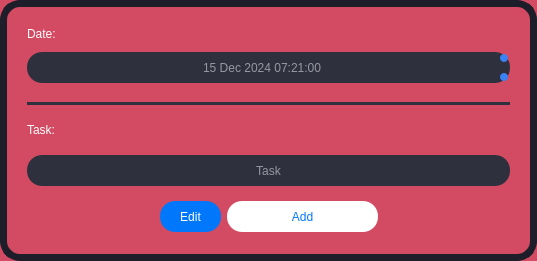
               <widget class="QFrame" name="frame_13">
                <property name="sizePolicy">
                 <sizepolicy hsizetype="Expanding" vsizetype="Expanding">
                  <horstretch>0</horstretch>
                  <verstretch>0</verstretch>
                 </sizepolicy>
                </property>
                <property name="minimumSize">
                 <size>
                  <width>391</width>
                  <height>261</height>
                 </size>
                </property>
                <property name="maximumSize">
                 <size>
                  <width>16777215</width>
                  <height>16777215</height>
                 </size>
                </property>
                <property name="styleSheet">
                 <string notr="true">background-color: #D24B62;
border-radius: 20px;
border: 7px solid  rgb(30, 29, 42);</string>
                </property>
                <property name="frameShape">
                 <enum>QFrame::StyledPanel</enum>
                </property>
                <property name="frameShadow">
                 <enum>QFrame::Raised</enum>
                </property>
                <layout class="QGridLayout" name="gridLayout_13">
                 <item row="0" column="0" rowspan="2" colspan="6">
                  <widget class="QFrame" name="frame_15">
                   <property name="minimumSize">
                    <size>
                     <width>341</width>
                     <height>171</height>
                    </size>
                   </property>
                   <property name="styleSheet">
                    <string notr="true">border: none;</string>
                   </property>
                   <property name="frameShape">
                    <enum>QFrame::StyledPanel</enum>
                   </property>
                   <property name="frameShadow">
                    <enum>QFrame::Raised</enum>
                   </property>
                   <layout class="QGridLayout" name="gridLayout_10">
                    <item row="0" column="0">
                     <widget class="QLabel" name="label_3">
                      <property name="sizePolicy">
                       <sizepolicy hsizetype="Fixed" vsizetype="Fixed">
                        <horstretch>0</horstretch>
                        <verstretch>0</verstretch>
                       </sizepolicy>
                      </property>
                      <property name="styleSheet">
                       <string notr="true">border: none;
font: 87 8pt &quot;Arial Black&quot;;
color: rgb(255, 255, 255);</string>
                      </property>
                      <property name="text">
                       <string>Date:</string>
                      </property>
                     </widget>
                    </item>
                    <item row="1" column="1">
                     <spacer name="verticalSpacer_23">
                      <property name="orientation">
                       <enum>Qt::Vertical</enum>
                      </property>
                      <property name="sizeType">
                       <enum>QSizePolicy::Fixed</enum>
                      </property>
                      <property name="sizeHint" stdset="0">
                       <size>
                        <width>20</width>
                        <height>5</height>
                       </size>
                      </property>
                     </spacer>
                    </item>
                    <item row="2" column="0" colspan="3">
                     <widget class="QDateTimeEdit" name="sched_datetimeedit">
                      <property name="minimumSize">
                       <size>
                        <width>31</width>
                        <height>31</height>
                       </size>
                      </property>
                      <property name="styleSheet">
                       <string notr="true">/* General QDateEdit styling */
QDateTimeEdit {
    background-color: rgb(46, 48, 62);
	color: rgb(151, 152, 159);
    border-radius: 15px; /* Rounded corners */
    padding: 5px 10px; /* Inner padding */
	font: 8pt &quot;Arial&quot;;
}

/* Arrow buttons for spin up/down */
QDateTimeEdit::up-button, QDateTimeEdit::down-button {
    border: none; /* Remove button borders */
    background-color: #3B82F6; /* Highlighted blue background */
    border-radius: 4px; /* Rounded arrow buttons */
    width: 8px; /* Set size */
    height: 8px;
    margin: 2px; /* Spacing */
}

QDateTimeEdit::up-button:hover, QDateTimeEdit::down-button:hover {
    background-color: #4C8EF7; /* Lighter blue on hover */
}

/* Default arrows for up and down */
QDateTimeEdit::up-arrow, QDateTimeEdit::down-arrow {
    width: 10px;
    height: 10px;
}

/* Disabled state for date input */
QDateTimeEdit:disabled {
    background-color: #444B56; /* Darker gray */
    color: #888888; /* Dimmed text */
    border: 1px solid #555555;
}
</string>
                      </property>
                      <property name="alignment">
                       <set>Qt::AlignCenter</set>
                      </property>
                      <property name="date">
                       <date>
                        <year>2024</year>
                        <month>12</month>
                        <day>15</day>
                       </date>
                      </property>
                      <property name="time">
                       <time>
                        <hour>7</hour>
                        <minute>21</minute>
                        <second>0</second>
                       </time>
                      </property>
                     </widget>
                    </item>
                    <item row="3" column="2">
                     <spacer name="verticalSpacer_25">
                      <property name="orientation">
                       <enum>Qt::Vertical</enum>
                      </property>
                      <property name="sizeType">
                       <enum>QSizePolicy::Fixed</enum>
                      </property>
                      <property name="sizeHint" stdset="0">
                       <size>
                        <width>20</width>
                        <height>13</height>
                       </size>
                      </property>
                     </spacer>
                    </item>
                    <item row="4" column="0" colspan="3">
                     <widget class="Line" name="line_3">
                      <property name="styleSheet">
                       <string notr="true">border: 5px solid rgb(46, 48, 62)</string>
                      </property>
                      <property name="orientation">
                       <enum>Qt::Horizontal</enum>
                      </property>
                     </widget>
                    </item>
                    <item row="5" column="0">
                     <widget class="QLabel" name="label_4">
                      <property name="styleSheet">
                       <string notr="true">border: none;
font: 87 8pt &quot;Arial Black&quot;;
color: rgb(255, 255, 255);</string>
                      </property>
                      <property name="text">
                       <string>Task:</string>
                      </property>
                     </widget>
                    </item>
                    <item row="5" column="2">
                     <spacer name="verticalSpacer_24">
                      <property name="orientation">
                       <enum>Qt::Vertical</enum>
                      </property>
                      <property name="sizeType">
                       <enum>QSizePolicy::Fixed</enum>
                      </property>
                      <property name="sizeHint" stdset="0">
                       <size>
                        <width>20</width>
                        <height>6</height>
                       </size>
                      </property>
                     </spacer>
                    </item>
                    <item row="6" column="0" colspan="3">
                     <widget class="QLineEdit" name="sched_task_box">
                      <property name="minimumSize">
                       <size>
                        <width>0</width>
                        <height>31</height>
                       </size>
                      </property>
                      <property name="font">
                       <font>
                        <family>Arial</family>
                       </font>
                      </property>
                      <property name="styleSheet">
                       <string notr="true">background-color: rgb(46, 48, 62);
color: rgb(255, 255, 255);
border-radius: 15px;
border: none;</string>
                      </property>
                      <property name="alignment">
                       <set>Qt::AlignCenter</set>
                      </property>
                      <property name="placeholderText">
                       <string>Task</string>
                      </property>
                     </widget>
                    </item>
                   </layout>
                  </widget>
                 </item>
                 <item row="1" column="2">
                  <spacer name="verticalSpacer_22">
                   <property name="orientation">
                    <enum>Qt::Vertical</enum>
                   </property>
                   <property name="sizeType">
                    <enum>QSizePolicy::Fixed</enum>
                   </property>
                   <property name="sizeHint" stdset="0">
                    <size>
                     <width>20</width>
                     <height>5</height>
                    </size>
                   </property>
                  </spacer>
                 </item>
                 <item row="1" column="4">
                  <spacer name="verticalSpacer_34">
                   <property name="orientation">
                    <enum>Qt::Vertical</enum>
                   </property>
                   <property name="sizeType">
                    <enum>QSizePolicy::Fixed</enum>
                   </property>
                   <property name="sizeHint" stdset="0">
                    <size>
                     <width>20</width>
                     <height>5</height>
                    </size>
                   </property>
                  </spacer>
                 </item>
                 <item row="2" column="0">
                  <spacer name="horizontalSpacer_25">
                   <property name="orientation">
                    <enum>Qt::Horizontal</enum>
                   </property>
                   <property name="sizeHint" stdset="0">
                    <size>
                     <width>95</width>
                     <height>20</height>
                    </size>
                   </property>
                  </spacer>
                 </item>
                 <item row="2" column="1" colspan="2">
                  <widget class="QPushButton" name="sched_edit_btn">
                   <property name="sizePolicy">
                    <sizepolicy hsizetype="Fixed" vsizetype="Fixed">
                     <horstretch>0</horstretch>
                     <verstretch>0</verstretch>
                    </sizepolicy>
                   </property>
                   <property name="minimumSize">
                    <size>
                     <width>61</width>
                     <height>31</height>
                    </size>
                   </property>
                   <property name="styleSheet">
                    <string notr="true">QPushButton {
background-color: rgb(1, 119, 251);
color: rgb(255, 255, 255);
border-radius: 15px;
border: none;
font: 87 8pt &quot;Arial Black&quot;;
}

QPushButton:hover {
background-color: rgb(255, 255, 255);
color: rgb(1, 119, 251);
border-radius: 15px;
border: none;
}

QPushButton:pressed {
background-color: rgb(44, 146, 255);
}</string>
                   </property>
                   <property name="text">
                    <string>Edit</string>
                   </property>
                  </widget>
                 </item>
                 <item row="2" column="3" colspan="2">
                  <widget class="QPushButton" name="sched_add_btn">
                   <property name="sizePolicy">
                    <sizepolicy hsizetype="Expanding" vsizetype="Fixed">
                     <horstretch>0</horstretch>
                     <verstretch>0</verstretch>
                    </sizepolicy>
                   </property>
                   <property name="minimumSize">
                    <size>
                     <width>151</width>
                     <height>31</height>
                    </size>
                   </property>
                   <property name="styleSheet">
                    <string notr="true">QPushButton {
background-color: rgb(255, 255, 255);
color: rgb(1, 119, 251);
border-radius: 15px;
border: none;
font: 87 8pt &quot;Arial Black&quot;;
}

QPushButton:hover {
background-color: rgb(44, 146, 255);
	color: rgb(255, 255, 255);
}

QPushButton:pressed {
background-color: rgb(255, 255, 255);
color: rgb(1, 119, 251);
}</string>
                   </property>
                   <property name="text">
                    <string>Add</string>
                   </property>
                  </widget>
                 </item>
                 <item row="2" column="5">
                  <spacer name="horizontalSpacer_26">
                   <property name="orientation">
                    <enum>Qt::Horizontal</enum>
                   </property>
                   <property name="sizeHint" stdset="0">
                    <size>
                     <width>95</width>
                     <height>20</height>
                    </size>
                   </property>
                  </spacer>
                 </item>
                 <item row="3" column="2">
                  <spacer name="verticalSpacer_26">
                   <property name="orientation">
                    <enum>Qt::Vertical</enum>
                   </property>
                   <property name="sizeType">
                    <enum>QSizePolicy::Fixed</enum>
                   </property>
                   <property name="sizeHint" stdset="0">
                    <size>
                     <width>20</width>
                     <height>11</height>
                    </size>
                   </property>
                  </spacer>
                 </item>
                 <item row="3" column="4">
                  <spacer name="verticalSpacer_35">
                   <property name="orientation">
                    <enum>Qt::Vertical</enum>
                   </property>
                   <property name="sizeType">
                    <enum>QSizePolicy::Fixed</enum>
                   </property>
                   <property name="sizeHint" stdset="0">
                    <size>
                     <width>20</width>
                     <height>11</height>
                    </size>
                   </property>
                  </spacer>
                 </item>
                </layout>
               </widget>
